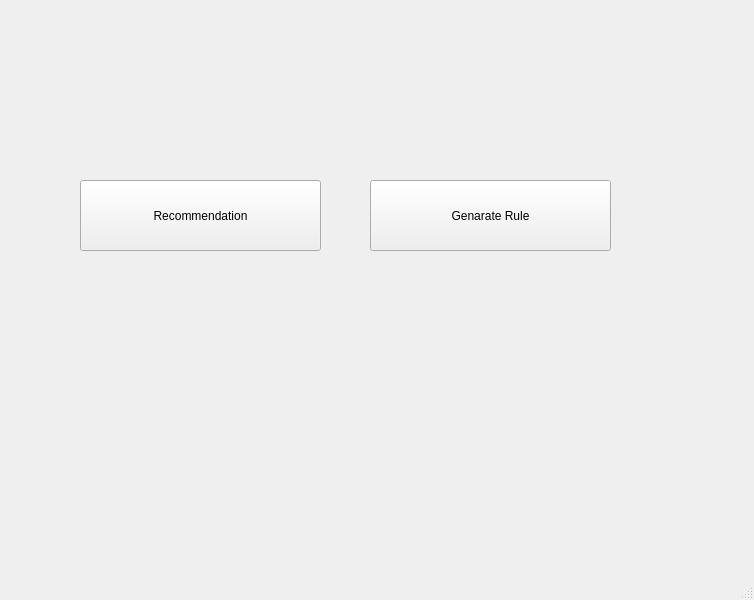
<?xml version="1.0" encoding="UTF-8"?>
<ui version="4.0">
 <class>MainWindow</class>
 <widget class="QMainWindow" name="MainWindow">
  <property name="geometry">
   <rect>
    <x>0</x>
    <y>0</y>
    <width>754</width>
    <height>600</height>
   </rect>
  </property>
  <property name="windowTitle">
   <string>MainWindow</string>
  </property>
  <widget class="QWidget" name="centralwidget">
   <widget class="QPushButton" name="recButton">
    <property name="geometry">
     <rect>
      <x>80</x>
      <y>180</y>
      <width>241</width>
      <height>71</height>
     </rect>
    </property>
    <property name="text">
     <string>Recommendation</string>
    </property>
   </widget>
   <widget class="QPushButton" name="ruleButton">
    <property name="geometry">
     <rect>
      <x>370</x>
      <y>180</y>
      <width>241</width>
      <height>71</height>
     </rect>
    </property>
    <property name="text">
     <string>Genarate Rule</string>
    </property>
   </widget>
  </widget>
  <widget class="QMenuBar" name="menubar">
   <property name="geometry">
    <rect>
     <x>0</x>
     <y>0</y>
     <width>754</width>
     <height>21</height>
    </rect>
   </property>
  </widget>
  <widget class="QStatusBar" name="statusbar"/>
 </widget>
 <resources/>
 <connections/>
</ui>
